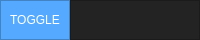
     <widget class="QFrame" name="Top_Bar">
      <property name="maximumSize">
       <size>
        <width>16777215</width>
        <height>40</height>
       </size>
      </property>
      <property name="styleSheet">
       <string notr="true">background-color: rgb(35, 35, 35);</string>
      </property>
      <property name="frameShape">
       <enum>QFrame::NoFrame</enum>
      </property>
      <property name="frameShadow">
       <enum>QFrame::Raised</enum>
      </property>
      <layout class="QHBoxLayout" name="horizontalLayout">
       <property name="spacing">
        <number>0</number>
       </property>
       <property name="leftMargin">
        <number>0</number>
       </property>
       <property name="topMargin">
        <number>0</number>
       </property>
       <property name="rightMargin">
        <number>0</number>
       </property>
       <property name="bottomMargin">
        <number>0</number>
       </property>
       <item>
        <widget class="QFrame" name="frame_toggle">
         <property name="maximumSize">
          <size>
           <width>70</width>
           <height>40</height>
          </size>
         </property>
         <property name="styleSheet">
          <string notr="true">background-color: rgb(85, 170, 255);</string>
         </property>
         <property name="frameShape">
          <enum>QFrame::StyledPanel</enum>
         </property>
         <property name="frameShadow">
          <enum>QFrame::Raised</enum>
         </property>
         <layout class="QVBoxLayout" name="verticalLayout_2">
          <property name="spacing">
           <number>0</number>
          </property>
          <property name="leftMargin">
           <number>0</number>
          </property>
          <property name="topMargin">
           <number>0</number>
          </property>
          <property name="rightMargin">
           <number>0</number>
          </property>
          <property name="bottomMargin">
           <number>0</number>
          </property>
          <item>
           <widget class="QPushButton" name="Btn_Toggle">
            <property name="sizePolicy">
             <sizepolicy hsizetype="Expanding" vsizetype="Expanding">
              <horstretch>0</horstretch>
              <verstretch>0</verstretch>
             </sizepolicy>
            </property>
            <property name="styleSheet">
             <string notr="true">color: rgb(255, 255, 255);
border: 0px solid;</string>
            </property>
            <property name="text">
             <string>TOGGLE</string>
            </property>
           </widget>
          </item>
         </layout>
        </widget>
       </item>
       <item>
        <widget class="QFrame" name="frame_top">
         <property name="frameShape">
          <enum>QFrame::StyledPanel</enum>
         </property>
         <property name="frameShadow">
          <enum>QFrame::Raised</enum>
         </property>
        </widget>
       </item>
      </layout>
     </widget>
